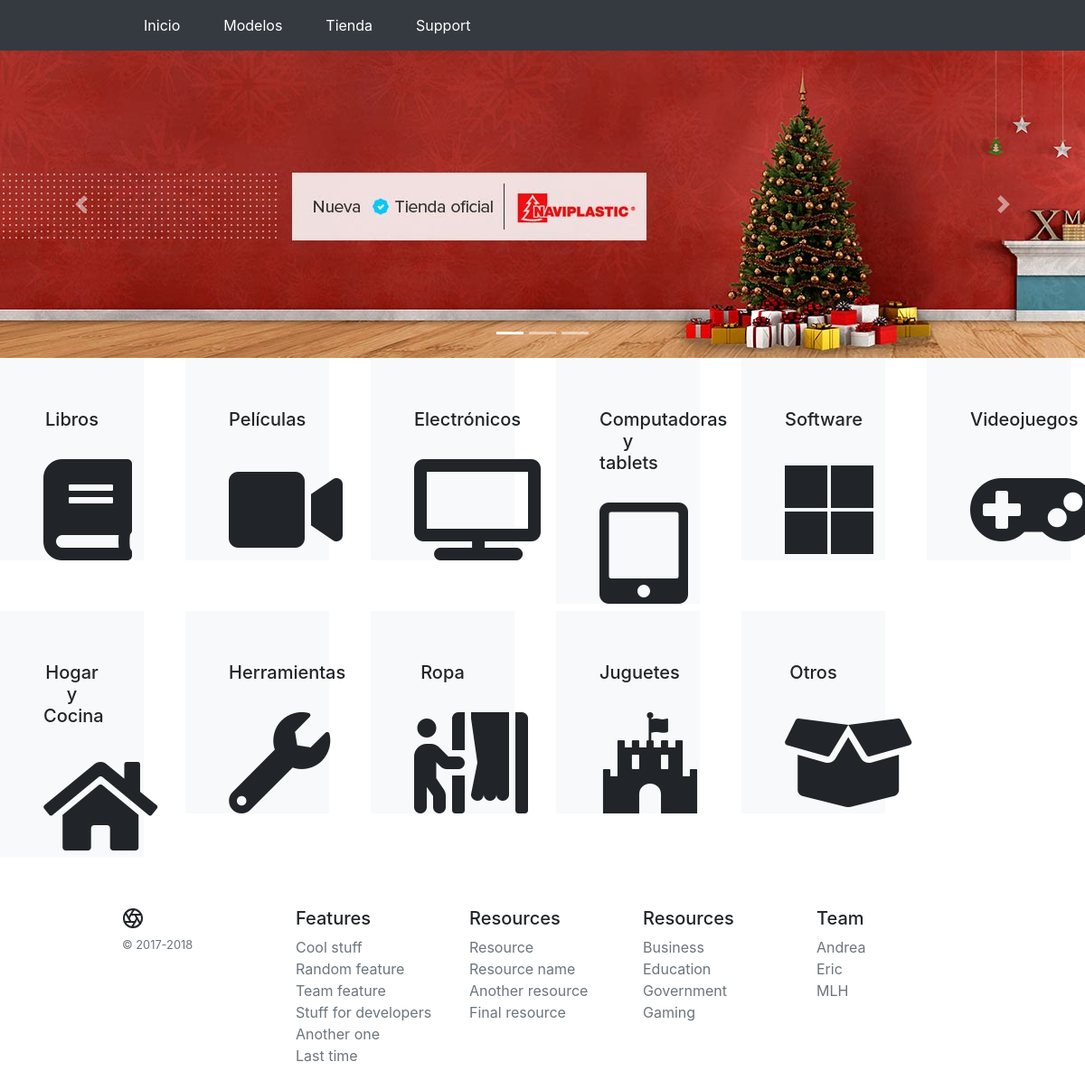
/products/, run on an earlier commit of the app's database.
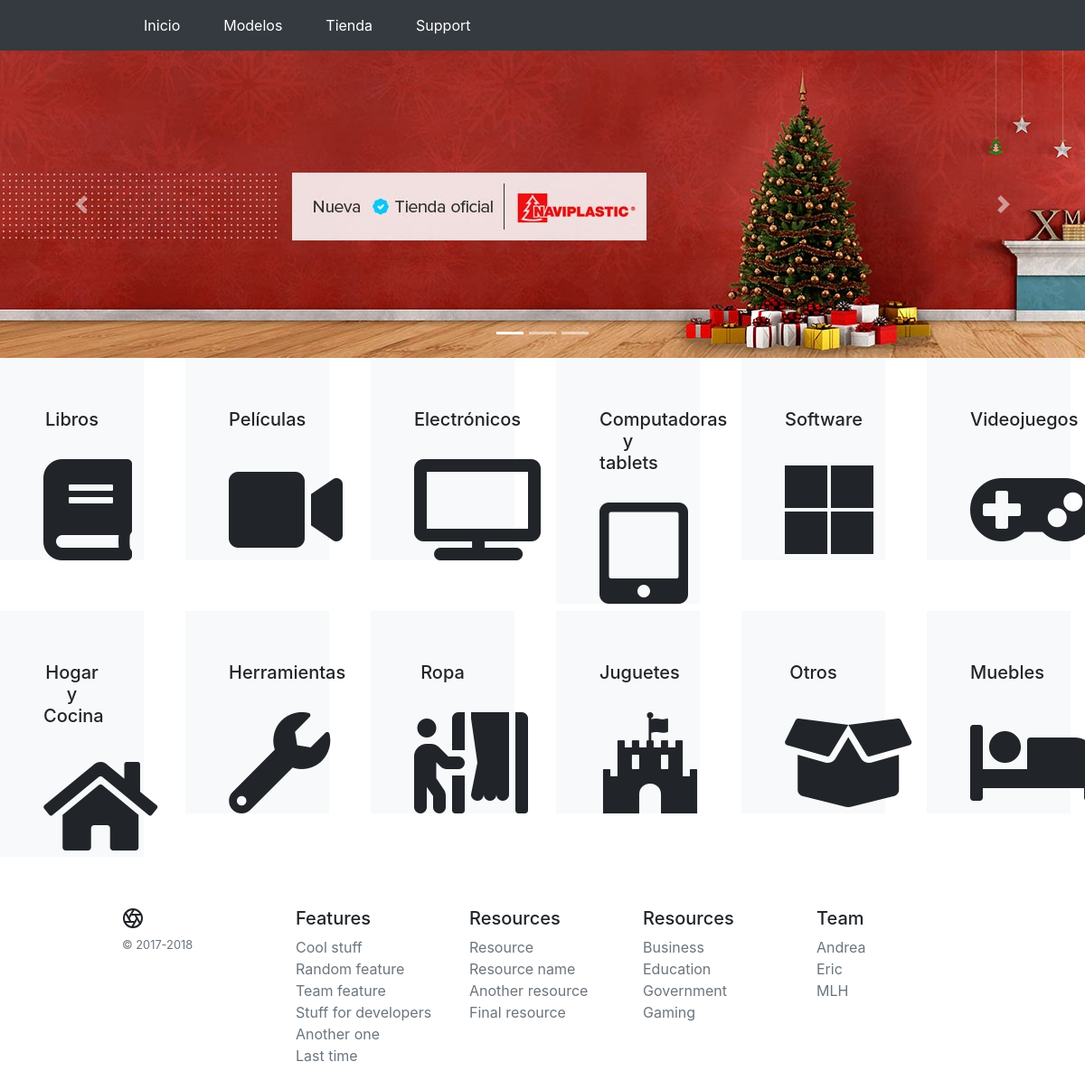
And on a later commit of the database.
### products/models.py (models this page shows)
class Category(models.Model):
	name = models.CharField(max_length = 100, null = False)
	create_at = models.DateTimeField(auto_now_add=True) # Here we've the date when the user will create the product
	modified_at = models.DateTimeField(auto_now=True) # Here we've the date when the user modify the product
	symbol = models.CharField(max_length=30, null=False) # liga para traer el icono dela caegoria
	def __str__(self):
		return 'Name: {}'.format(self.name)

### products/views.py (the view)
# urls.py: path('', views.index, name='index'),
def index(request):
    category_list = Category.objects.all()
    context = {
        'category_list' : category_list
    }
    return render(request, 'products/index.html', context)

### products/templates/products/index.html (shortened to what this page needs)
{% extends 'products/base.html' %}
{% block head %}
{% load static %}
    <link rel="stylesheet"  href="{% static 'products/navbar.css' %}">
    <link rel="stylesheet" href="https://use.fontawesome.com/releases/v5.5.0/css/all.css">
{% endblock head %}
{% block content %}
<div id="myCarousel" class="carousel slide" data-ride="carousel">
  <ol class="carousel-indicators">
    <li data-target="#myCarousel" data-slide-to="0" class="active"></li>
    <li data-target="#myCarousel" data-slide-to="1"></li>
    <li data-target="#myCarousel" data-slide-to="2"></li>
  </ol>
  <div class="carousel-inner">
    <div class="carousel-item active">
      <img class="first-slide" src="{% static 'img/navidad.jpg' %}" alt="First slide">
      <div class="container">
        <div class="carousel-caption text-left">
          </div>
      </div>
    </div>
  </div>
  <a class="carousel-control-prev" href="#myCarousel" role="button" data-slide="prev">
    <span class="carousel-control-prev-icon" aria-hidden="true"></span>
  </a>
  <a class="carousel-control-next" href="#myCarousel" role="button" data-slide="next">
    <span class="carousel-control-next-icon" aria-hidden="true"></span>
  </a>
</div>
<div class='row'>
{% for category in category_list %}
    <div class="col-md-2">
        <div class="bg-light mr-md-3 pt-3 px-3 pt-md-5 px-md-5 text-center overflow-hidden">
          <div class="my-2" >
            <h2 class="display-5" style="font-size: 20px ">{{ category.name }}</h2>
            <br>
            <i class="{{ category.symbol }}"></i>
          </div>
        </div>
      </div>
{% endfor %}
</div>
{% endblock content %}

What changed in the data, as far as the page shows it:
added Category: name "Muebles"
